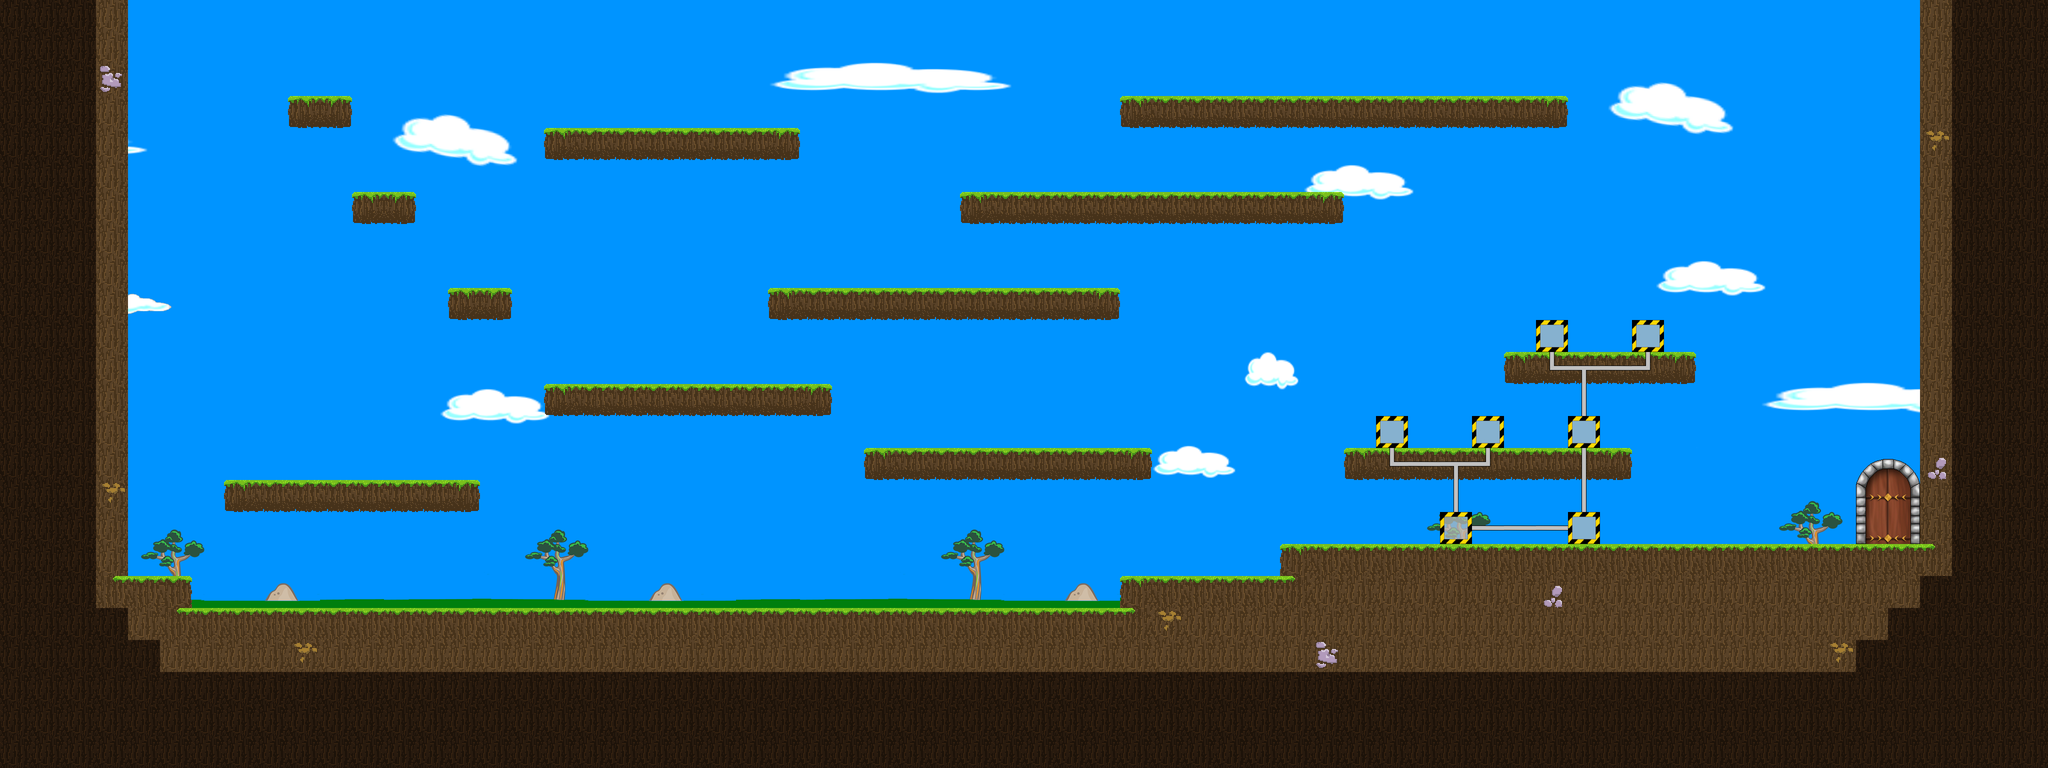

A 2D game scene composited from a Tiled map and its tileset images. What follows is a short description and the map's XML, with each tile layer's data collapsed to a summary:
An orthogonal 64x24 tile map with 64x64 px tiles, 7 tile layers (Hintergrund, Laufebene, Open Gate, Gate, ...), 7 tilesets.

<map version="1.0" orientation="orthogonal" renderorder="right-down" width="64" height="24" tilewidth="64" tileheight="64">
 <tileset firstgid="1" name="Hintergrund" tilewidth="64" tileheight="64">
  <image source="Hintergrund.png" trans="0000ff" width="2048" height="1024" />
 </tileset>
 <tileset firstgid="513" name="Rohre" tilewidth="64" tileheight="64">
  <image source="Rohre.png" trans="0000ff" width="256" height="256" />
 </tileset>
 <tileset firstgid="529" name="Metallobjekte" tilewidth="64" tileheight="64">
  <image source="Metallobjekte.png" trans="0000ff" width="256" height="256" />
 </tileset>
 <tileset firstgid="545" name="Maschinen" tilewidth="64" tileheight="64">
  <image source="Maschinen.png" trans="0000ff" width="256" height="256" />
 </tileset>
 <tileset firstgid="561" name="Laufebenen" tilewidth="64" tileheight="64">
  <image source="Laufebenen.png" trans="0000ff" width="256" height="256" />
 </tileset>
 <tileset firstgid="577" name="gate" tilewidth="64" tileheight="64">
  <image source="gate.png" trans="0000ff" width="256" height="256" />
 </tileset>
 <tileset firstgid="593" name="Ampeln" tilewidth="64" tileheight="64">
  <image source="Ampeln.png" trans="0000ff" width="128" height="128" />
 </tileset>
 <layer name="Hintergrund" width="64" height="24">
  <data>[1536 cells, 1536 non-empty, 420 distinct tile ids]</data>
 </layer>
 <layer name="Laufebene" width="64" height="24">
  <data>[1536 cells, 667 non-empty, 24 distinct tile ids]</data>
 </layer>
 <layer name="Open Gate" width="64" height="24">
  <data>[1536 cells, 6 non-empty, 6 distinct tile ids]</data>
 </layer>
 <layer name="Gate" width="64" height="24">
  <data>[1536 cells, 6 non-empty, 6 distinct tile ids]</data>
 </layer>
 <layer name="Pipes" width="64" height="24">
  <data>[1536 cells, 15 non-empty, 5 distinct tile ids]</data>
 </layer>
 <layer name="Ablagen" width="64" height="24">
  <data>[1536 cells, 7 non-empty, 1 distinct tile ids]</data>
 </layer>
 <layer name="Objektebene" width="64" height="24">
  <data>[1536 cells, 0 non-empty, 0 distinct tile ids]</data>
 </layer>
</map>
